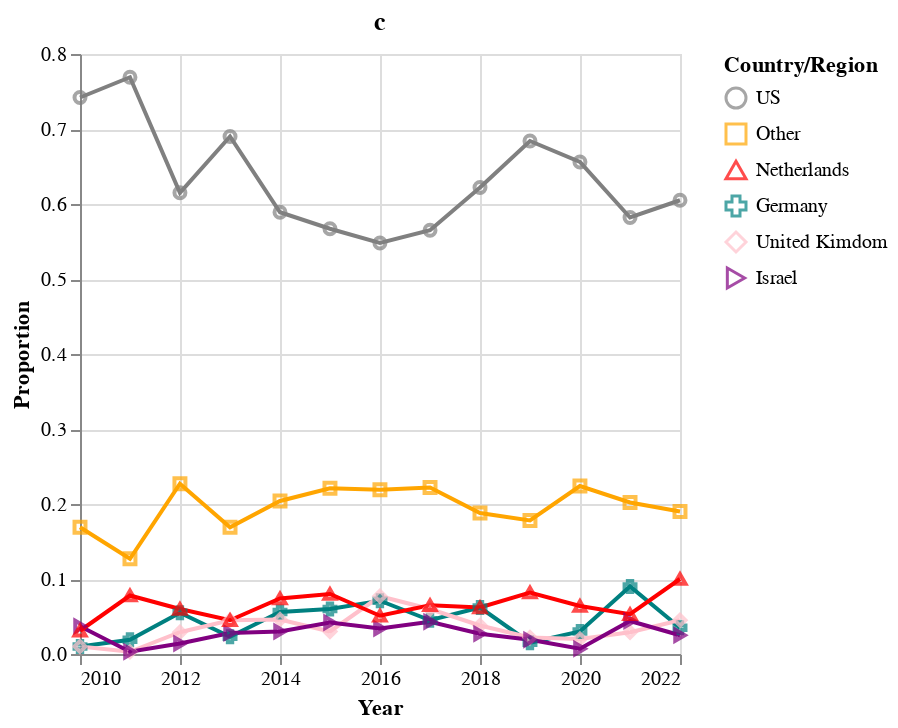

The code cell stored with this chart in its notebook:
### Code cell
line = alt.Chart(transform_year(source)).mark_line().encode(
    x = alt.X(
        'year',
        title = 'Year'
    ),
    y = alt.Y(
        'prop',
        title = 'Proportion'
    ),
    color = alt.Color(
        'country',
        legend = None,
        scale = alt.Scale(
            domain = countries,
            range = country_colors
        )
    ),
)

points = line.mark_point().encode(
    color = alt.Color(
        'country',
        title = 'Country/Region',
#         legend = None,
        scale = alt.Scale(
            domain = countries,
            range = country_colors
        )
    ),
    shape = alt.Shape(
        'country',
#         legend = None,
        scale = alt.Scale(
            domain = countries
        )
    )
)

country_prop_ts_chart = alt.layer(
    line,
    points,
).resolve_scale(
    color = 'independent',
    shape = 'independent'
).properties(
    title = 'c',
    height=300,
    width=300
)

country_prop_ts_chart

### Figure 1 — Vega-Lite specification as saved in the notebook (floating-point values rounded to 4 significant figures)
{"config": {"view": {"continuousWidth": 400, "continuousHeight": 300}}, "layer": [{"mark": "line", "encoding": {"color": {"field": "country", "legend": null, "scale": {"domain": ["US", "Other", "Netherlands", "Germany", "United Kimdom", "Israel"], "range": ["grey", "orange", "red", "teal", "pink", "purple"]}, "type": "nominal"}, "x": {"field": "year", "title": "Year", "type": "temporal"}, "y": {"field": "prop", "title": "Proportion", "type": "quantitative"}}}, {"mark": "point", "encoding": {"color": {"field": "country", "scale": {"domain": ["US", "Other", "Netherlands", "Germany", "United Kimdom", "Israel"], "range": ["grey", "orange", "red", "teal", "pink", "purple"]}, "title": "Country/Region", "type": "nominal"}, "shape": {"field": "country", "scale": {"domain": ["US", "Other", "Netherlands", "Germany", "United Kimdom", "Israel"]}, "type": "nominal"}, "x": {"field": "year", "title": "Year", "type": "temporal"}, "y": {"field": "prop", "title": "Proportion", "type": "quantitative"}}}], "data": {"name": "data-4582d06ddd45e8201e05f9691a899738"}, "height": 300, "resolve": {"scale": {"color": "independent", "shape": "independent"}}, "title": "c", "width": 300, "$schema": "https://vega.github.io/schema/vega-lite/v4.17.0.json", "datasets": {"data-4582d06ddd45e8201e05f9691a899738": [{"year": "2010-01-01T00:00:00", "country": "Germany", "freq": 3, "year total": 295, "prop": 0.01}, {"year": "2010-01-01T00:00:00", "country": "United Kimdom", "freq": 3, "year total": 295, "prop": 0.01}, {"year": "2010-01-01T00:00:00", "country": "Israel", "freq": 11, "year total": 295, "prop": 0.037}, {"year": "2010-01-01T00:00:00", "country": "Netherlands", "freq": 9, "year total": 295, "prop": 0.031}, {"year": "2010-01-01T00:00:00", "country": "Other", "freq": 50, "year total": 295, "prop": 0.169}, {"year": "2010-01-01T00:00:00", "country": "US", "freq": 219, "year total": 295, "prop": 0.742}, {"year": "2011-01-01T00:00:00", "country": "Germany", "freq": 6, "year total": 308, "prop": 0.019}, {"year": "2011-01-01T00:00:00", "country": "United Kimdom", "freq": 1, "year total": 308, "prop": 0.003}, {"year": "2011-01-01T00:00:00", "country": "Israel", "freq": 1, "year total": 308, "prop": 0.003}, {"year": "2011-01-01T00:00:00", "country": "Netherlands", "freq": 24, "year total": 308, "prop": 0.078}, {"year": "2011-01-01T00:00:00", "country": "Other", "freq": 39, "year total": 308, "prop": 0.127}, {"year": "2011-01-01T00:00:00", "country": "US", "freq": 237, "year total": 308, "prop": 0.769}, {"year": "2012-01-01T00:00:00", "country": "Germany", "freq": 19, "year total": 348, "prop": 0.055}, {"year": "2012-01-01T00:00:00", "country": "United Kimdom", "freq": 10, "year total": 348, "prop": 0.029}, {"year": "2012-01-01T00:00:00", "country": "Israel", "freq": 5, "year total": 348, "prop": 0.014}, {"year": "2012-01-01T00:00:00", "country": "Netherlands", "freq": 21, "year total": 348, "prop": 0.06}, {"year": "2012-01-01T00:00:00", "country": "Other", "freq": 79, "year total": 348, "prop": 0.227}, {"year": "2012-01-01T00:00:00", "country": "US", "freq": 214, "year total": 348, "prop": 0.615}, {"year": "2013-01-01T00:00:00", "country": "Germany", "freq": 8, "year total": 355, "prop": 0.023}, {"year": "2013-01-01T00:00:00", "country": "United Kimdom", "freq": 16, "year total": 355, "prop": 0.045}, {"year": "2013-01-01T00:00:00", "country": "Israel", "freq": 10, "year total": 355, "prop": 0.028}, {"year": "2013-01-01T00:00:00", "country": "Netherlands", "freq": 16, "year total": 355, "prop": 0.045}, {"year": "2013-01-01T00:00:00", "country": "Other", "freq": 60, "year total": 355, "prop": 0.169}, {"year": "2013-01-01T00:00:00", "country": "US", "freq": 245, "year total": 355, "prop": 0.69}, {"year": "2014-01-01T00:00:00", "country": "Germany", "freq": 24, "year total": 431, "prop": 0.056}, {"year": "2014-01-01T00:00:00", "country": "United Kimdom", "freq": 20, "year total": 431, "prop": 0.046}, {"year": "2014-01-01T00:00:00", "country": "Israel", "freq": 13, "year total": 431, "prop": 0.03}, {"year": "2014-01-01T00:00:00", "country": "Netherlands", "freq": 32, "year total": 431, "prop": 0.074}, {"year": "2014-01-01T00:00:00", "country": "Other", "freq": 88, "year total": 431, "prop": 0.204}, {"year": "2014-01-01T00:00:00", "country": "US", "freq": 254, "year total": 431, "prop": 0.589}, {"year": "2015-01-01T00:00:00", "country": "Germany", "freq": 24, "year total": 402, "prop": 0.06}, {"year": "2015-01-01T00:00:00", "country": "United Kimdom", "freq": 12, "year total": 402, "prop": 0.03}, {"year": "2015-01-01T00:00:00", "country": "Israel", "freq": 17, "year total": 402, "prop": 0.042}, {"year": "2015-01-01T00:00:00", "country": "Netherlands", "freq": 32, "year total": 402, "prop": 0.08}, {"year": "2015-01-01T00:00:00", "country": "Other", "freq": 89, "year total": 402, "prop": 0.221}, {"year": "2015-01-01T00:00:00", "country": "US", "freq": 228, "year total": 402, "prop": 0.567}, {"year": "2016-01-01T00:00:00", "country": "Germany", "freq": 25, "year total": 352, "prop": 0.071}, {"year": "2016-01-01T00:00:00", "country": "United Kimdom", "freq": 27, "year total": 352, "prop": 0.077}, {"year": "2016-01-01T00:00:00", "country": "Israel", "freq": 12, "year total": 352, "prop": 0.034}, {"year": "2016-01-01T00:00:00", "country": "Netherlands", "freq": 18, "year total": 352, "prop": 0.051}, {"year": "2016-01-01T00:00:00", "country": "Other", "freq": 77, "year total": 352, "prop": 0.219}, {"year": "2016-01-01T00:00:00", "country": "US", "freq": 193, "year total": 352, "prop": 0.548}, {"year": "2017-01-01T00:00:00", "country": "Germany", "freq": 16, "year total": 352, "prop": 0.045}, {"year": "2017-01-01T00:00:00", "country": "United Kimdom", "freq": 21, "year total": 352, "prop": 0.06}, {"year": "2017-01-01T00:00:00", "country": "Israel", "freq": 15, "year total": 352, "prop": 0.043}, {"year": "2017-01-01T00:00:00", "country": "Netherlands", "freq": 23, "year total": 352, "prop": 0.065}, {"year": "2017-01-01T00:00:00", "country": "Other", "freq": 78, "year total": 352, "prop": 0.222}, {"year": "2017-01-01T00:00:00", "country": "US", "freq": 199, "year total": 352, "prop": 0.565}, {"year": "2018-01-01T00:00:00", "country": "Germany", "freq": 23, "year total": 368, "prop": 0.062}, {"year": "2018-01-01T00:00:00", "country": "United Kimdom", "freq": 14, "year total": 368, "prop": 0.038}, {"year": "2018-01-01T00:00:00", "country": "Israel", "freq": 10, "year total": 368, "prop": 0.027}, {"year": "2018-01-01T00:00:00", "country": "Netherlands", "freq": 23, "year total": 368, "prop": 0.062}, {"year": "2018-01-01T00:00:00", "country": "Other", "freq": 69, "year total": 368, "prop": 0.188}, {"year": "2018-01-01T00:00:00", "country": "US", "freq": 229, "year total": 368, "prop": 0.622}, {"year": "2019-01-01T00:00:00", "country": "Germany", "freq": 4, "year total": 269, "prop": 0.015}, {"year": "2019-01-01T00:00:00", "country": "United Kimdom", "freq": 6, "year total": 269, "prop": 0.022}, {"year": "2019-01-01T00:00:00", "country": "Israel", "freq": 5, "year total": 269, "prop": 0.019}, {"year": "2019-01-01T00:00:00", "country": "Netherlands", "freq": 22, "year total": 269, "prop": 0.082}, {"year": "2019-01-01T00:00:00", "country": "Other", "freq": 48, "year total": 269, "prop": 0.178}, {"year": "2019-01-01T00:00:00", "country": "US", "freq": 184, "year total": 269, "prop": 0.684}, {"year": "2020-01-01T00:00:00", "country": "Germany", "freq": 9, "year total": 299, "prop": 0.03}, {"year": "2020-01-01T00:00:00", "country": "United Kimdom", "freq": 6, "year total": 299, "prop": 0.02}, {"year": "2020-01-01T00:00:00", "country": "Israel", "freq": 2, "year total": 299, "prop": 0.007}, {"year": "2020-01-01T00:00:00", "country": "Netherlands", "freq": 19, "year total": 299, "prop": 0.064}, {"year": "2020-01-01T00:00:00", "country": "Other", "freq": 67, "year total": 299, "prop": 0.224}, {"year": "2020-01-01T00:00:00", "country": "US", "freq": 196, "year total": 299, "prop": 0.656}, {"year": "2021-01-01T00:00:00", "country": "Germany", "freq": 41, "year total": 455, "prop": 0.09}, {"year": "2021-01-01T00:00:00", "country": "United Kimdom", "freq": 13, "year total": 455, "prop": 0.029}, {"year": "2021-01-01T00:00:00", "country": "Israel", "freq": 20, "year total": 455, "prop": 0.044}, {"year": "2021-01-01T00:00:00", "country": "Netherlands", "freq": 24, "year total": 455, "prop": 0.053}, {"year": "2021-01-01T00:00:00", "country": "Other", "freq": 92, "year total": 455, "prop": 0.202}, {"year": "2021-01-01T00:00:00", "country": "US", "freq": 265, "year total": 455, "prop": 0.582}, {"year": "2022-01-01T00:00:00", "country": "Germany", "freq": 7, "year total": 200, "prop": 0.035}, {"year": "2022-01-01T00:00:00", "country": "United Kimdom", "freq": 9, "year total": 200, "prop": 0.045}, {"year": "2022-01-01T00:00:00", "country": "Israel", "freq": 5, "year total": 200, "prop": 0.025}, {"year": "2022-01-01T00:00:00", "country": "Netherlands", "freq": 20, "year total": 200, "prop": 0.1}, {"year": "2022-01-01T00:00:00", "country": "Other", "freq": 38, "year total": 200, "prop": 0.19}, {"year": "2022-01-01T00:00:00", "country": "US", "freq": 121, "year total": 200, "prop": 0.605}]}}
